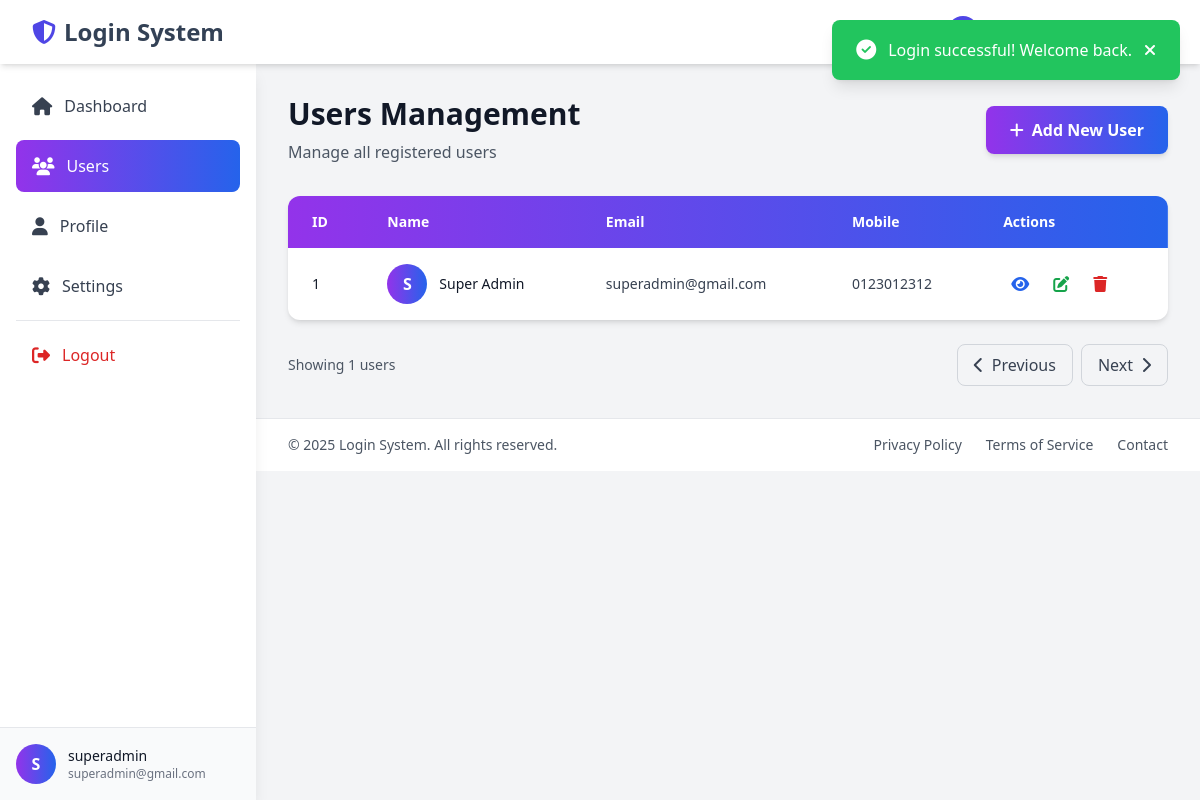
Page /3view/pages/users.php (signed in) on the committed database.
### tables this page shows
CREATE TABLE `users` (
  `id` int(11) NOT NULL,
  `name` varchar(255) NOT NULL,
  `email` varchar(255) NOT NULL,
  `mobile` varchar(20) NOT NULL,
  `password` varchar(255) NOT NULL,
  `created_at` timestamp NOT NULL DEFAULT current_timestamp(),
  `updated_at` timestamp NOT NULL DEFAULT current_timestamp() ON UPDATE current_timestamp()
);

### 3view/pages/users.php (the view, shortened to what this page needs)
<?php
require_once('../../1config/connection.php');
try {
    $users_query = mysqli_query($conn, "SELECT id, name, email, mobile FROM users ORDER BY id DESC");
} catch(Exception $e) {
    setToast('error', $e->getMessage());
}
?>
<?php require_once('../../1config/header.php'); ?>
<?php require_once('../../1config/sidebar.php'); ?>
<div class="ml-64 p-8">
    <div class="max-w-7xl mx-auto">
        <div class="mb-8 flex justify-between items-center">
            <div>
                <h1 class="text-3xl font-bold text-gray-900">Users Management</h1>
                <p class="text-gray-600 mt-2">Manage all registered users</p>
            </div>
            <button class="bg-gradient-to-r from-purple-600 to-blue-600 text-white px-6 py-3 rounded-lg font-semibold hover:from-purple-700 hover:to-blue-700 transition-all shadow-md">
                <i class="fas fa-plus mr-2"></i>Add New User
            </button>
        </div>
        <div class="bg-white rounded-xl shadow-md overflow-hidden">
            <div class="overflow-x-auto">
                <table class="w-full">
                    <thead class="bg-gradient-to-r from-purple-600 to-blue-600 text-white">
                        <tr>
                            <th class="px-6 py-4 text-left text-sm font-semibold">ID</th>
                            <th class="px-6 py-4 text-left text-sm font-semibold">Name</th>
                            <th class="px-6 py-4 text-left text-sm font-semibold">Email</th>
                            <th class="px-6 py-4 text-left text-sm font-semibold">Mobile</th>
                            <th class="px-6 py-4 text-left text-sm font-semibold">Actions</th>
                        </tr>
                    </thead>
                    <tbody class="divide-y divide-gray-200">
                        <?php
                        if(isset($users_query) && mysqli_num_rows($users_query) > 0):
                            while($user = mysqli_fetch_assoc($users_query)):
                        ?>
                        <tr class="hover:bg-gray-50 transition-colors">
                            <td class="px-6 py-4 text-sm text-gray-900"><?php echo htmlspecialchars($user['id']); ?></td>
                            <td class="px-6 py-4">
                                <div class="flex items-center space-x-3">
                                    <div class="w-10 h-10 bg-gradient-to-r from-purple-600 to-blue-600 rounded-full flex items-center justify-center text-white font-semibold">
                                        <?php echo strtoupper(substr($user['name'], 0, 1)); ?>
                                    </div>
                                    <span class="text-sm font-medium text-gray-900"><?php echo htmlspecialchars($user['name']); ?></span>
                                </div>
                            </td>
                            <td class="px-6 py-4 text-sm text-gray-700"><?php echo htmlspecialchars($user['email']); ?></td>
                            <td class="px-6 py-4 text-sm text-gray-700"><?php echo htmlspecialchars($user['mobile']); ?></td>
                            <td class="px-6 py-4">
                                <div class="flex space-x-2">
                                    <button class="text-blue-600 hover:text-blue-700 p-2 hover:bg-blue-50 rounded transition-all" title="View">
                                        <i class="fas fa-eye"></i>
                                    </button>
                                    <button class="text-green-600 hover:text-green-700 p-2 hover:bg-green-50 rounded transition-all" title="Edit">
                                        <i class="fas fa-edit"></i>
                                    </button>
                                    <button class="text-red-600 hover:text-red-700 p-2 hover:bg-red-50 rounded transition-all" title="Delete">
                                        <i class="fas fa-trash"></i>
                                    </button>
                                </div>
                            </td>
                        </tr>
                        <?php
                            endwhile;
                        endif; ?>
                    </tbody>
                </table>
            </div>
        </div>
        <div class="mt-6 flex justify-between items-center">
            <p class="text-sm text-gray-600">
                Showing <?php echo isset($users_query) ? mysqli_num_rows($users_query) : 0; ?> users
            </p>
            <div class="flex space-x-2">
                <button class="px-4 py-2 border border-gray-300 rounded-lg text-gray-700 hover:bg-gray-50 transition-colors">
                    <i class="fas fa-chevron-left mr-2"></i>Previous
                </button>
                <button class="px-4 py-2 border border-gray-300 rounded-lg text-gray-700 hover:bg-gray-50 transition-colors">
                    Next<i class="fas fa-chevron-right ml-2"></i>
                </button>
            </div>
        </div>
    </div>
</div>
<?php require_once('../../1config/footer.php'); ?>

### rows in the picture
users: id "1", name "S", name "Super Admin", email "superadmin@gmail.com", mobile "0123012312"

### other values in the picture
$toast['message'] "Login successful! Welcome back."
substr($_SESSION['emailID'], 0, 1) "S"
explode('@', $_SESSION['emailID'])[0] "superadmin"
$_SESSION['emailID'] "superadmin@gmail.com"
mysqli_num_rows($users_query) "1"
